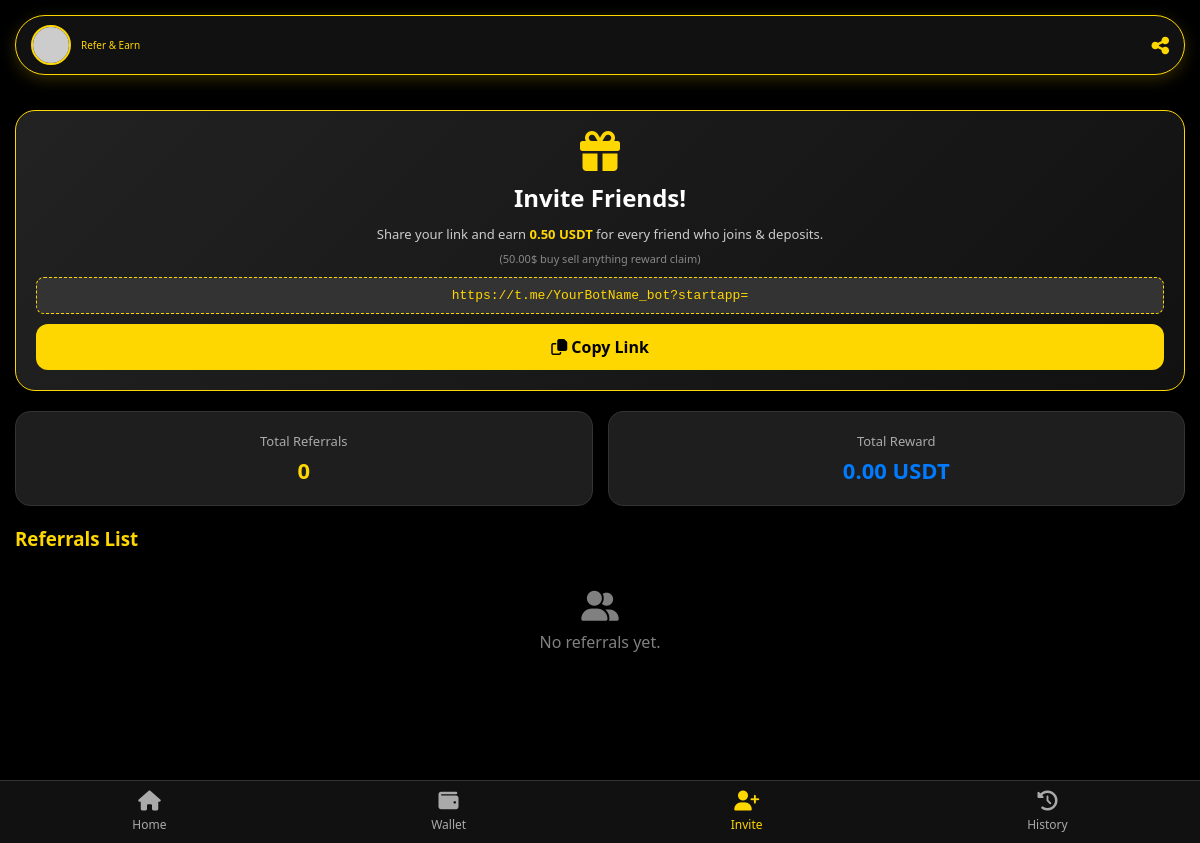
Screenshot of /invite.php with the database file from the repository.
### tables this page shows
CREATE TABLE `settings` (
  `id` int(11) NOT NULL AUTO_INCREMENT,
  
   
  `p2p_buy_rate` decimal(10,2) DEFAULT '92.00',
  `p2p_sell_rate` decimal(10,2) DEFAULT '88.00',
  
   
  `p2p_buy_rate_margin` decimal(5,2) DEFAULT '2.00',
  `p2p_sell_rate_margin` decimal(5,2) DEFAULT '2.00',
  
   
  `referral_bonus_amount` decimal(10,2) DEFAULT '0.50',
  `referral_min_trade` decimal(10,2) DEFAULT '50.00',
  
   
  `min_deposit_limit` decimal(10,2) DEFAULT '1.00',
  `min_withdraw_limit` decimal(10,2) DEFAULT '10.00',
  `min_swap_limit` decimal(10,2) DEFAULT '5.00',
  
   
  `bot_url` varchar(255) DEFAULT 'https://t.me/YourBotName_bot',
  `support_url` varchar(255) DEFAULT 'https://t.me/YourSupportUsername',
  `admin_upi` varchar(100) DEFAULT 'admin@ybl',
  `admin_wallets_json` text DEFAULT NULL COMMENT 'JSON format {"USDT_TRC20":"addr..."}',
  
   
  `maintenance_mode` tinyint(1) DEFAULT 0 COMMENT '0=Off, 1=On',
  `maintenance_message` text DEFAULT NULL,
  `maintenance_end_date` date DEFAULT NULL,
  `maintenance_end_time` time DEFAULT NULL,

  PRIMARY KEY (`id`)
);

### includes/functions.php (called while the page is built, shortened)
<?php
function getSettings($pdo) {
    $stmt = $pdo->query("SELECT * FROM settings WHERE id = 1");
    return $stmt->fetch(PDO::FETCH_ASSOC);
}
function getOrCreateUser($pdo, $telegram_id, $first_name, $last_name = '', $username = '', $photo_url = '', $ref_id = null) {
    $stmt = $pdo->prepare("SELECT * FROM users WHERE telegram_id = ?");
    $stmt->execute([$telegram_id]);
    $user = $stmt->fetch(PDO::FETCH_ASSOC);
    if ($user) {
        $update = $pdo->prepare("UPDATE users SET first_name = ?, last_name = ?, username = ?, photo_url = ? WHERE telegram_id = ?");
        $update->execute([$first_name, $last_name, $username, $photo_url, $telegram_id]);
        return array_merge($user, [
            'first_name' => $first_name,
            'last_name' => $last_name,
            'username' => $username,
            'photo_url' => $photo_url
        ]);
    } else {
        $referrer_internal_id = null;
        $sql = "INSERT INTO users (telegram_id, first_name, last_name, username, photo_url, referred_by, created_at) VALUES (?, ?, ?, ?, ?, ?, NOW())";
        $stmt = $pdo->prepare($sql);
        $stmt->execute([$telegram_id, $first_name, $last_name, $username, $photo_url, $referrer_internal_id]);
        $stmt = $pdo->prepare("SELECT * FROM users WHERE telegram_id = ?");
        $stmt->execute([$telegram_id]);
        return $stmt->fetch(PDO::FETCH_ASSOC);
    }
}
?>

### invite.php (the view, shortened to what this page needs)
<?php
require_once 'includes/db_connect.php';
require_once 'includes/functions.php';
$settings = getSettings($pdo);
$referral_reward = isset($settings['referral_bonus_amount']) ? $settings['referral_bonus_amount'] : 0.50;
$min_trade_req = isset($settings['referral_min_trade']) ? $settings['referral_min_trade'] : 50;
$tg_id = 123456789;
$user = getOrCreateUser($pdo, $tg_id, "Guest", "guest");
$bot_url = isset($settings['bot_url']) ? $settings['bot_url'] : 'https://t.me/YourBot';
$invite_link = $bot_url . "?startapp=" . $user['telegram_id'];
$stmt = $pdo->prepare("SELECT COUNT(*) FROM users WHERE referred_by = ?");
$stmt->execute([$user['telegram_id']]);
$total_refs = $stmt->fetchColumn();
$stmt = $pdo->prepare("SELECT SUM(amount) FROM transactions WHERE user_id = ? AND type = 'referral_bonus'");
$stmt->execute([$user['telegram_id']]);
$total_earned = $stmt->fetchColumn();
if(!$total_earned) $total_earned = 0.00;
$stmt = $pdo->prepare("
    SELECT first_name, last_name, photo_url, created_at, telegram_id
    FROM users
    WHERE referred_by = ?
    ORDER BY id DESC LIMIT 20
");
$stmt->execute([$user['telegram_id']]);
$my_referrals = $stmt->fetchAll(PDO::FETCH_ASSOC);
?>
<!DOCTYPE html>
<html lang="en">
<head>
    <link rel="stylesheet" href="assets/css/style.css">
    <link rel="stylesheet" href="https://cdnjs.cloudflare.com/ajax/libs/font-awesome/6.4.0/css/all.min.css">
</head>
<body>
    <div class="sticky-header">
        <div class="profile-section">
            <img src="<?php echo !empty($user['photo_url']) ? htmlspecialchars($user['photo_url']) : 'assets/images/user.png'; ?>"
                 onerror="this.src='https://via.placeholder.com/40'" class="profile-pic" id="headerProfileImg">
            <div>
                <div style="font-size: 10px; color: gold;">Refer & Earn</div>
            </div>
        </div>
        <button class="settings-btn"><i class="fa-solid fa-share-nodes"></i></button>
    </div>
    <div class="container" style="margin-top: 20px; margin-bottom: 80px;">
        <div class="card" style="text-align: center; border: 1px solid gold; background: linear-gradient(135deg, #222 0%, #111 100%);">
            <i class="fa-solid fa-gift" style="font-size: 40px; color: gold; margin-bottom: 10px;"></i>
            <h2 style="color: #fff; margin-bottom: 5px;">Invite Friends!</h2>
            <p style="color: #ccc; font-size: 13px; line-height: 1.6; margin: 10px 0;">
                Share your link and earn <b style="color: gold;"><?php echo $referral_reward; ?> USDT</b> for every friend who joins & deposits.
                <br>
                <span style="font-size: 11px; color: #888; display: block; margin-top: 5px;">
                    (<?php echo $min_trade_req; ?>$ buy sell anything reward claim)
                </span>
            </p>
            <div class="invite-link-box" id="myLink">
                <?php echo $invite_link; ?>
            </div>
            <button class="btn btn-primary" onclick="copyLink()">
                <i class="fa-regular fa-copy"></i> Copy Link
            </button>
        </div>
        <div class="stats-container">
            <div class="stat-card">
                <div class="stat-label">Total Referrals</div>
                <div class="stat-value gold"><?php echo $total_refs; ?></div>
            </div>
            <div class="stat-card">
                <div class="stat-label">Total Reward</div>
                <div class="stat-value">
                    <?php echo number_format($total_earned, 2); ?> USDT
                </div>
            </div>
        </div>
        <h3 style="margin: 20px 0 10px 0; color: gold;">Referrals List</h3>
        <div id="referralList">
            <?php if(count($my_referrals) > 0): ?>
                <?php foreach($my_referrals as $ref):
                    $full_name = htmlspecialchars($ref['first_name'] . ' ' . $ref['last_name']);
                    $join_date = date('d/m/Y', strtotime($ref['created_at']));
                    $display_amount = "0.00";
                    $photo_url = $ref['photo_url'];
                    $show_image = !empty($photo_url);
                    $initials = strtoupper(substr($ref['first_name'], 0, 1));
                    if(!empty($ref['last_name'])) {
                        $initials .= strtoupper(substr($ref['last_name'], 0, 1));
                    }
                ?>
                <div class="ref-list-item">
                    <?php if($show_image): ?>
                        <img src="<?php echo htmlspecialchars($photo_url); ?>" class="ref-avatar-img" onerror="this.style.display='none'; this.nextElementSibling.style.display='flex';">
                        <div class="ref-avatar-initials" style="display:none;"><?php echo $initials; ?></div>
                    <?php else: ?>
                        <div class="ref-avatar-initials"><?php echo $initials; ?></div>
                    <?php endif; ?>
                    <div class="ref-info">
                        <div class="ref-name"><?php echo $full_name; ?></div>
                        <div class="ref-date">Joined <?php echo $join_date; ?></div>
                    </div>
                    <div class="reward-badge">
                        +<?php echo $display_amount; ?> USDT
                    </div>
                </div>
                <?php endforeach; ?>
            <?php else: ?>
                <div class="text-center" style="padding: 30px; opacity: 0.5;">
                    <i class="fa-solid fa-user-group" style="font-size: 30px; margin-bottom: 10px;"></i>
                    <p>No referrals yet.</p>
                </div>
            <?php endif; ?>
        </div>
    </div>
    <div class="bottom-nav">
        <a href="index.php" class="nav-item">
            <i class="fa-solid fa-house"></i>
            <span>Home</span>
        </a>
        <a href="wallet.php" class="nav-item">
            <i class="fa-solid fa-wallet"></i>
            <span>Wallet</span>
        </a>
        <a href="invite.php" class="nav-item active">
            <i class="fa-solid fa-user-plus"></i>
            <span>Invite</span>
        </a>
        <a href="history.php" class="nav-item">
            <i class="fa-solid fa-clock-rotate-left"></i>
            <span>History</span>
        </a>
    </div>
</body>
</html>

### assets/css/style.css (style rules this page uses)
:root { --primary-gold: #FFD700; --bg-dark: #000000; --card-bg: #1a1a1a; --text-white: #ffffff; --text-gray: #aaaaaa; --danger: #ff4d4d; --success: #28a745; }
* { box-sizing: border-box; margin: 0; padding: 0; font-family: 'Segoe UI', Tahoma, Geneva, Verdana, sans-serif; -webkit-tap-highlight-color: transparent; }
body { background-color: var(--bg-dark); color: var(--text-white); background-image: url('../images/bg.jpg'); background-size: cover; background-attachment: fixed; background-position: center; padding-top: 90px; padding-bottom: 80px; min-height: 100vh; }
body::before { content: ""; position: fixed; top: 0; left: 0; width: 100%; height: 100%; background: rgba(0, 0, 0, 0.85); z-index: -1; }
.sticky-header { position: fixed; top: 15px; left: 15px; right: 15px; height: 60px; background: #111; border: 1px solid var(--primary-gold); border-radius: 50px; display: flex; align-items: center; justify-content: space-between; padding: 0 15px; z-index: 1000; box-shadow: 0 4px 15px rgba(255, 215, 0, 0.2); }
.profile-section { display: flex; align-items: center; gap: 10px; }
.profile-pic { width: 40px; height: 40px; border-radius: 50%; border: 2px solid var(--primary-gold); object-fit: cover; }
.settings-btn { background: none; border: none; color: var(--primary-gold); font-size: 20px; cursor: pointer; }
.container { padding: 0 15px; }
.card { background: var(--card-bg); border: 1px solid #333; border-radius: 20px; padding: 20px; margin-bottom: 20px; box-shadow: 0 4px 6px rgba(0,0,0,0.3); }
.btn { width: 100%; padding: 12px; border: none; border-radius: 12px; font-weight: bold; font-size: 16px; cursor: pointer; transition: 0.3s; text-align: center; }
.btn-primary { background: var(--primary-gold); color: #000; }
.bottom-nav { position: fixed; bottom: 0; left: 0; width: 100%; background: #111; border-top: 1px solid #333; display: flex; justify-content: space-around; padding: 10px 0; z-index: 1000; }
.nav-item { color: var(--text-gray); text-decoration: none; display: flex; flex-direction: column; align-items: center; font-size: 12px; gap: 5px; }
.nav-item.active { color: var(--primary-gold); }
.nav-item i { font-size: 20px; }
.invite-link-box { background: #333; padding: 10px; border-radius: 8px; font-family: monospace; word-break: break-all; border: 1px dashed var(--primary-gold); color: var(--primary-gold); margin: 10px 0; }
.text-center { text-align: center; }

### invite.php (style rules this page uses)
.stats-container { display: flex; gap: 15px; margin-bottom: 20px; margin-top: 20px; }
.stat-card { flex: 1; background: #1e1e1e; border: 1px solid #333; border-radius: 15px; padding: 20px; text-align: center; box-shadow: 0 4px 10px rgba(0,0,0,0.2); }
.stat-label { font-size: 13px; color: #aaa; margin-bottom: 5px; }
.stat-value { font-size: 22px; font-weight: bold; color: #007bff; }
.stat-value.gold { color: gold; }

### rows the page displays
settings: referral_bonus_amount "0.50", referral_min_trade "50.00", bot_url "https://t.me/YourBotName_bot?startapp="

### other values shown
$total_refs "0"
$total_earned "0.00"
